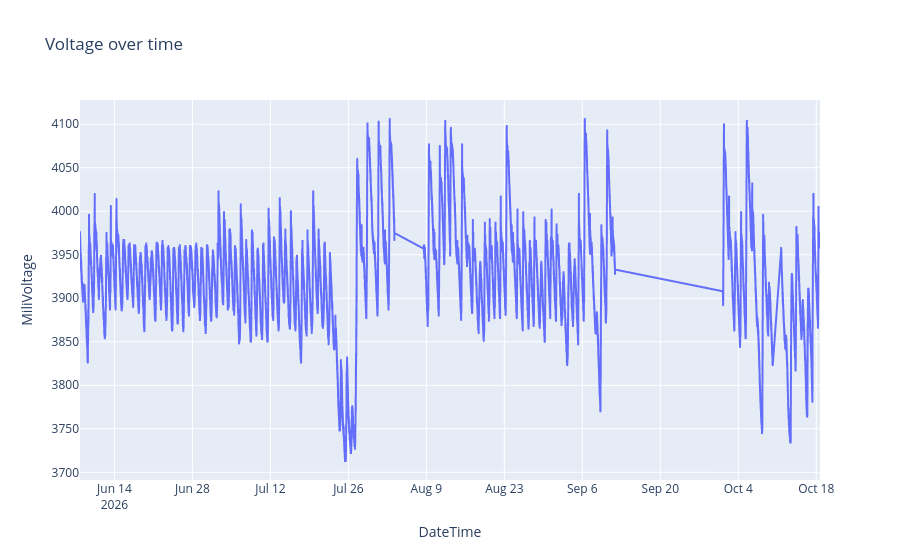

The notebook cell saved with this chart:
### Code cell
fig = px.line(df, x="DateTime", y="MiliVoltage", title='Voltage over time')
fig.show()
fig.write_html("RAK4630-Voltage.html")

### Figure 1 — Plotly figure (JSON) as saved in the notebook; plotly's stock layout.template omitted (floating-point values rounded to 4 significant figures; data arrays with more than 128 entries replaced by an {"elided": "..."} marker saying what was removed)
{"data": [{"hovertemplate": "DateTime=%{x}<br>MiliVoltage=%{y}<extra></extra>", "legendgroup": "", "line": {"color": "#636efa", "dash": "solid"}, "marker": {"symbol": "circle"}, "mode": "lines", "name": "", "showlegend": false, "type": "scattergl", "x": {"elided": "25822 str values"}, "xaxis": "x", "y": {"elided": "25822 float values"}, "yaxis": "y"}], "layout": {"legend": {"tracegroupgap": 0}, "title": {"text": "Voltage over time"}, "xaxis": {"anchor": "y", "domain": [0, 1], "title": {"text": "DateTime"}}, "yaxis": {"anchor": "x", "domain": [0, 1], "title": {"text": "MiliVoltage"}}}}
